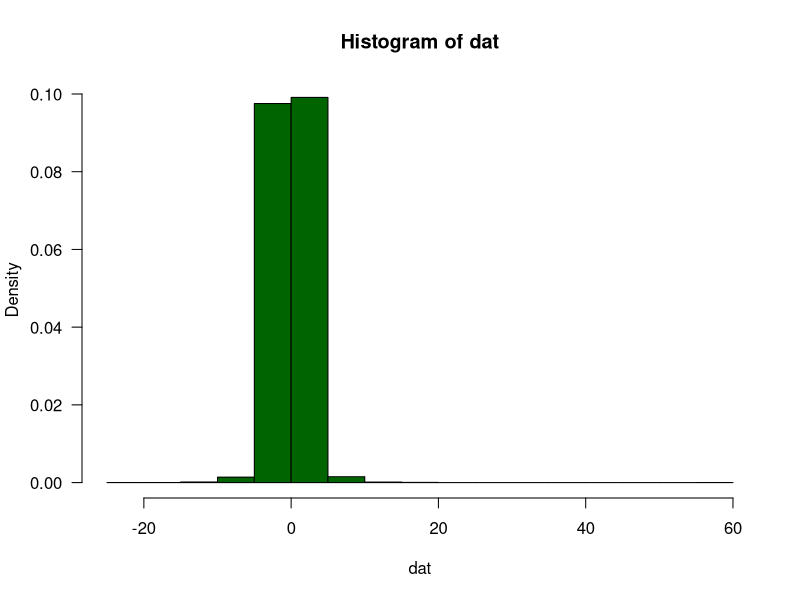
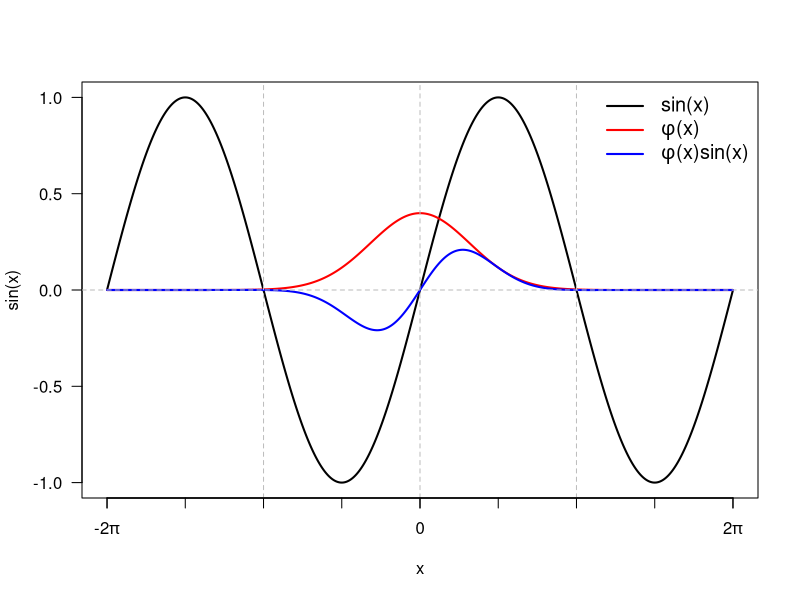
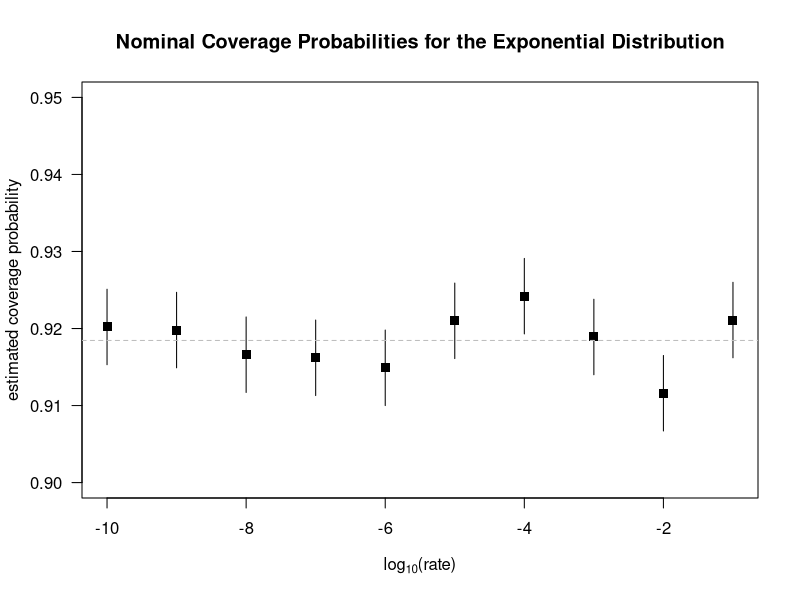

Write the R code that produced these figures, in order.
## ---- chunk 1
knitr::opts_chunk$set(echo = TRUE)
## ---- chunk 2
RNGkind()
## ---- chunk 3
a = runif(1)
b = runif(1)
a == b
## ---- chunk 4
set.seed(42)
a = runif(1)

set.seed(42)
b = runif(1)

a == b
## ---- chunk 5
## simulaton parameters
n  = 1e4
df = 3
percentile = c(-1.96,1.96)

## simulate data
dat = rt(n,df)
hist(dat,prob=TRUE,las=1,col='darkgreen')

## Function(s) of interest
theta_bar = sapply(percentile,function(x) mean(dat<=x))
## ---- chunk 6
n=1e4      # number of Monte Carlo samples
x=rnorm(n) # Monte Carlo sample
mean({sin(x) - cos(x)}^2) # estimate
## ---- chunk 7
integrand = function(x){
  {sin(x)-cos(x)}^2*dnorm(x)
}
integrate(integrand,-Inf,Inf)
## ---- chunk 8
cap="**Illustrating why E[sin(X)] = 0 for X ~ N(0,1).**"
curve(sin, -2*pi, 2*pi, n=1e3+1, lwd=2, las=1, xaxt='n')
curve(dnorm, -2*pi, 2*pi, n=1e3+1, lwd=2, col='red', add=TRUE)
curve(dnorm(x)*sin(x), -2*pi, 2*pi, n=1e3+1, 
      lwd=2, col='blue', add=TRUE)
abline(h=0, v=c(-pi,0,pi), lty='dashed', col='grey')

legend('topright', col=c('black', 'red', 'blue'), lwd=2, bty='n', cex=1.2,
       legend=c('sin(x)', expression(phi*'(x)'), expression(phi*'(x)sin(x)'))
      )

axis(1, at=pi*seq(-2,2,2), labels=c(expression("-2"*pi), 0, expression("2"*pi)))
axis(1, at=pi*seq(-2,2,.5), labels=FALSE)


## ---- chunk 9
mcrep = 10000                # Simulation replications
n = 30                       # Sample size we are studying
xmat = rexp(n * mcrep)       # Simulate standard exponential data
dim(xmat) = c(mcrep, n)      # Each row is a dataset
mn = apply(xmat, 1, mean)    # Sample mean of each row
std = apply(xmat, 1, sd)     # Sample SD of each row
se = std / sqrt(n)           # Standard errors of the mean
m = qnorm(1-{1-.95}/2)       # Multiplier for 95% confidence (~1.96)
lcb = mn - m*se              # lower confidence bounds
ucb = mn + m*se              # upper confidence bounds
target = 1                   # value we are estimating
cvrg_prob = mean((lcb < target) & (ucb > target)) # coverage probability
print(cvrg_prob)
## ---- chunk 10
mc_se = sqrt(cvrg_prob*{1-cvrg_prob} / mcrep)
cvrg_prob_str = sprintf("%4.2f (%5.3f, %5.3f)", 
                        cvrg_prob, cvrg_prob - m*mc_se, cvrg_prob + m*mc_se)
## ---- chunk 11
xmat = c(1, 2, 3, 4, 5, 6)
dim(xmat) = c(3, 2)
xmat
## ---- chunk 12
xmat - c(1, 2, 3)
## ---- chunk 13
ymat = c(1, 2, 3, 4, 5, 6) - c(1, 2, 3)
dim(ymat) = c(3, 2)
ymat
## ---- chunk 14
xmat_c = xmat - rowMeans(xmat)
## ---- chunk 15
row_var1 = rowSums({xmat - rowMeans(xmat)}^2) / {dim(xmat)[2] - 1}
## ---- chunk 16
row_var2 = apply(xmat, 1, var)
all.equal(row_var1, row_var2)
## ---- chunk 17
m = 100000
n = 30
xmat = rnorm(m*n)
dim(xmat) = c(m, n)

tm1 = proc.time()
rowvar1 = apply(xmat, 1, var)
tm1 = proc.time() - tm1

tm2 = proc.time()
rowvar2 = rowMeans((xmat - rowMeans(xmat))^2) * dim(xmat)[2] / (dim(xmat)[2] - 1)
tm2 = proc.time() - tm2

cat("Apply:", tm1[3], "s, Vectorized:", tm2[3], "s, Ratio:",
    round(tm1[3]/tm2[3],1),'.\n')
## ---- chunk 18
n = 30
m = 10000
r = 0.4
yvec = rnorm(n)
xmat = outer(array(1, m), yvec)
xmat = 0.4*xmat + sqrt(1 - 0.4^2)*rnorm(n * m)
## ---- chunk 19
# First approach, calculate as a loop
tm1 = proc.time()
r1 = NULL
for (i in 1:m) {
    r1[i] = cor(xmat[i, ], yvec)
}
tm1 = proc.time() - tm1

# Second approach, functional style with apply
tm2 = proc.time()
r2 = apply(xmat, 1, function(v) cor(v, yvec))
tm2 = proc.time() - tm2
all.equal(r1, r2)

# Third approach, use linear algebra
tm3 = proc.time()
rmn = rowMeans(xmat)
xmat_c = xmat - outer(rmn, array(1, n))
rsd = apply(xmat, 1, sd)
xmat_s = xmat_c / outer(rsd, array(1, n))
yvec_s = {yvec - mean(yvec)} / sd(yvec)
r3 = xmat_s %*% yvec_s / {n - 1}
r3 = as.vector(r3)
tm3 = proc.time() - tm3
all.equal(r1, r3)

# Fourth approach, use linear algebra with broadcasting
tm4 = proc.time()
rmn = rowMeans(xmat)
xmat_c = xmat - rmn
rvar = rowSums(xmat_c^2) / {dim(xmat)[2] - 1}
rsd = sqrt(rvar)
xmat_s = xmat_c / rsd
yvec_s = {yvec - mean(yvec)} / sd(yvec)
r4 = xmat_s %*% yvec_s / {n - 1}
r4 = as.vector(r4)
tm4 = proc.time() - tm4
all.equal(r1, r4)

# Fifth and final approach, use cor and discard pairs without y
# Note: The version presented in class contained an error.
tm5 = proc.time()
y_xmat = cbind(yvec,t(xmat))
r5 = cor(y_xmat)[-1,1]
attr(r5,'names') = NULL
tm5 = proc.time() - tm5
all.equal(r1, r5)

# Format and print the results
cat(sprintf("1: %5.3f s \n2: %5.3f s \n3: %5.3f s \n4: %5.3f s \n5: %5.3f s \n",
            tm1[3],tm2[3],tm3[3],tm4[3],tm5[3]
            )
    )
## ---- chunk 20
gc()
# First approach, calculate as a loop
tm1 = proc.time()
r1 = NULL
for (i in 1:m) {
    r1[i] = cor(xmat[i, ], yvec)
}
tm1 = proc.time() - tm1

gc()
# Second approach, functional style with apply
tm2 = proc.time()
r2 = apply(xmat, 1, function(v) cor(v, yvec))
tm2 = proc.time() - tm2

gc()
# Third approach, use linear algebra
tm3 = proc.time()
rmn = rowMeans(xmat)
xmat_c = xmat - outer(rmn, array(1, n))
rsd = apply(xmat, 1, sd)
xmat_s = xmat_c / outer(rsd, array(1, n))
yvec_s = {yvec - mean(yvec)} / sd(yvec)
r3 = xmat_s %*% yvec_s / {n - 1}
r3 = as.vector(r3)
tm3 = proc.time() - tm3

gc()
# Fourth approach, use linear algebra with broadcasting
tm4 = proc.time()
rmn = rowMeans(xmat)
xmat_c = xmat - rmn
rvar = rowSums(xmat_c^2) / {dim(xmat)[2] - 1}
rsd = sqrt(rvar)
xmat_s = xmat_c / rsd
yvec_s = {yvec - mean(yvec)} / sd(yvec)
r4 = xmat_s %*% yvec_s / {n - 1}
r4 = as.vector(r4)
tm4 = proc.time() - tm4

# Format and print the results
cat(sprintf("1: %5.3f s \n2: %5.3f s \n3: %5.3f s \n4: %5.3f s \n",
            tm1[3],tm2[3],tm3[3],tm4[3]
            )
    )
## ---- chunk 21
## Function to estimate nominal coverage probabilities
estimate_nominal_coverage = 
  function(rgen, target, mcrep=1e4, n=30, conf_level=.95, ...){
  # rgen       - a function generating a vector of simulated data, i.e rexp(),
  #              with length equal to its first argument.
  # target     - the actual expectation of rgen()
  # mcrep, n   - the number of Monte Carlo replications and sample size, respectively.
  # conf_level - the nominal coverage probability 
  # ...        - additional parameters to pass to rgen
  
  xmat = rgen(n * mcrep, ...)  # Simulate data
  dim(xmat) = c(mcrep, n)      # Each row is a dataset
  mn = apply(xmat, 1, mean)    # Sample mean of each row
  std = apply(xmat, 1, sd)     # Sample SD of each row
  se = std / sqrt(n)           # Standard errors of the mean 
  m = qnorm(1 - {1 - conf_level}/2)       # Multiplier for confidence level
  lcb = mn - m*se              # lower confidence bounds
  ucb = mn + m*se              # upper confidence bounds

  mean((lcb < target) & (ucb > target)) # coverage probability
}
## ---- chunk 22
# Geometric(p) with mean (1-p)/p 
estimate_nominal_coverage(rgeom, target=3, p = .25)  

# Poisson(lambda) with mean lambda
estimate_nominal_coverage(rpois, target=4, lambda = 4)  

# t(df) with mean 0
estimate_nominal_coverage(rt, target=0, df=2)  
## ---- chunk 23
lambdas = exp(-seq(1,10,1))  # rate parameters to explore
coverage_probs = c()         # store the results
for (i in 1:length(lambdas)) {
  rate = lambdas[i]
  coverage_probs[i] = estimate_nominal_coverage(rexp, target=1/rate, rate=rate)
}

plot(-seq(1,10,1), coverage_probs, ylab='estimated coverage probability', 
     xlab=expression('log'[10]*'(rate)'), las=1, pch=15, cex=1.2, ylim=c(.9,.95),
     main='Nominal Coverage Probabilities for the Exponential Distribution')

# Add Monte Carlo confidence bounds
for (i in 1:length(lambdas)) {
  x = rep(-seq(1,10,1)[i], 2)
  y = coverage_probs[i] + qnorm(.975)*c(-1,1)*.25/sqrt(1e4)
  lines(x,y)
}

# add a reference line for the global mean
abline(h=mean(coverage_probs), lty='dashed', col='grey')
